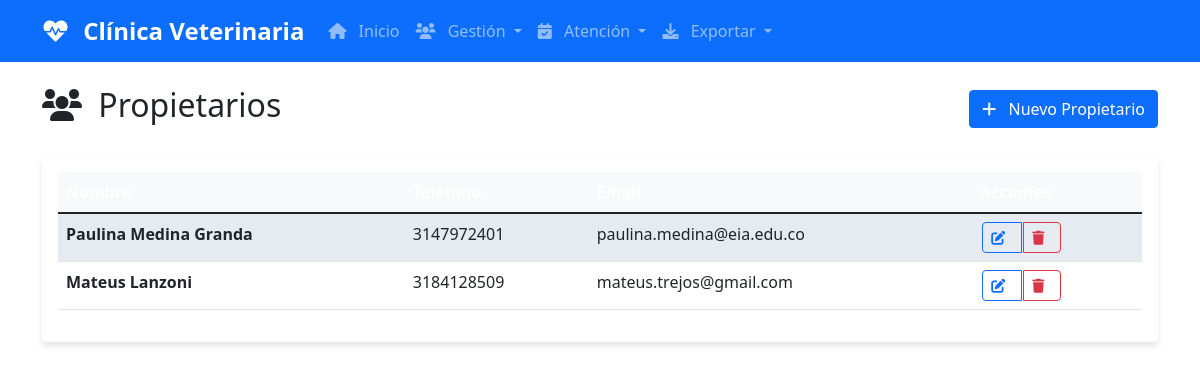
The app's page /propietarios/ with its own data.
### core/models.py (models this page shows, shortened)
class Propietario(models.Model):
    nombre   = models.CharField(max_length=100)
    telefono = models.CharField(max_length=20)
    email    = models.EmailField()

### core/views.py (the view)
# urls.py: path("propietarios/", views.propietarios_lista, name="propietarios_lista"),
def propietarios_lista(request):
    return render(request, "propietarios_lista.html",
                  {"propietarios": Propietario.objects.all()})

### templates/propietarios_lista.html (shortened to what this page needs)
{% extends "base.html" %}
{% block content %}
<div class="container mt-4">
    <div class="d-flex justify-content-between align-items-center mb-4">
        <h2><i class="fas fa-users"></i> Propietarios</h2>
        <a href="{% url 'propietario_crear' %}" class="btn btn-primary">
            <i class="fas fa-plus"></i> Nuevo Propietario
        </a>
    </div>
    {% if propietarios %}
        <div class="card">
            <div class="card-body">
                <div class="table-responsive">
                    <table class="table table-striped">
                        <thead class="table-dark">
                            <tr>
                                <th>Nombre</th>
                                <th>Teléfono</th>
                                <th>Email</th>
                                <th>Acciones</th>
                            </tr>
                        </thead>
                        <tbody>
                            {% for p in propietarios %}
                            <tr>
                                <td><strong>{{ p.nombre }}</strong></td>
                                <td>{{ p.telefono }}</td>
                                <td>{{ p.email }}</td>
                                <td>
                                    <div class="btn-group" role="group">
                                        <a href="{% url 'propietario_editar' p.pk %}"
                                           class="btn btn-sm btn-outline-primary">
                                            <i class="fas fa-edit"></i>
                                        </a>
                                        <a href="{% url 'propietario_eliminar' p.pk %}"
                                           class="btn btn-sm btn-outline-danger">
                                            <i class="fas fa-trash"></i>
                                        </a>
                                    </div>
                                </td>
                            </tr>
                            {% endfor %}
                        </tbody>
                    </table>
                </div>
            </div>
        </div>
    {% else %}
        <div class="alert alert-info">
            <i class="fas fa-info-circle"></i>
            No hay propietarios registrados.
            <a href="{% url 'propietario_crear' %}">Crear el primero</a>
        </div>
    {% endif %}
</div>
{% endblock %}

### static/css/estilo.css (style rules this page uses)
.card { box-shadow: 0 4px 6px rgba(0, 0, 0, 0.1); border: none; margin-bottom: 1rem; }
.btn-group .btn { border-radius: 0.25rem; margin: 0 2px; }
.table th { font-weight: 600; background-color: #f8f9fa; }
.table-striped tbody tr:nth-of-type(odd) { background-color: rgba(0, 123, 255, 0.05); }
.fas, .far { margin-right: 0.5rem; }
body { padding-bottom: 2rem; }

### records on screen
Propietario: nombre "Paulina Medina Granda", telefono "3147972401", email "paulina.medina@eia.edu.co"
Propietario: nombre "Mateus Lanzoni", telefono "3184128509", email "mateus.trejos@gmail.com"
